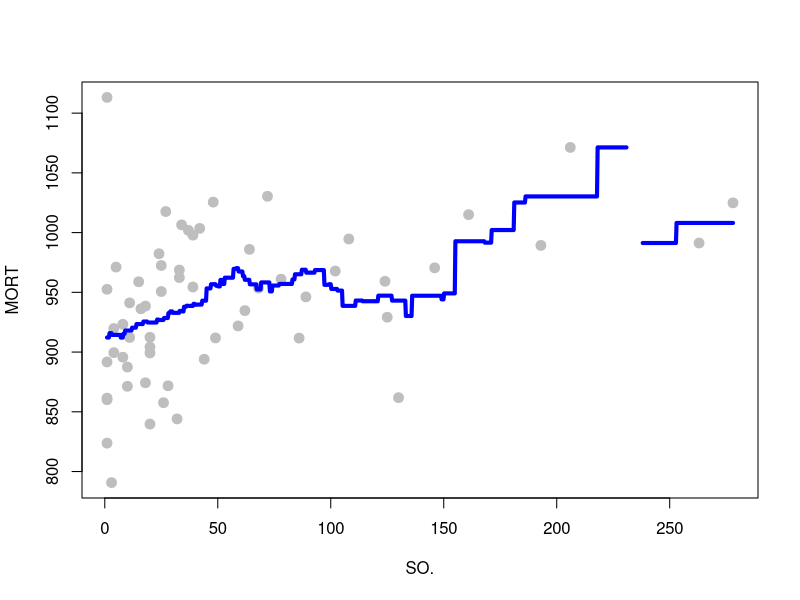
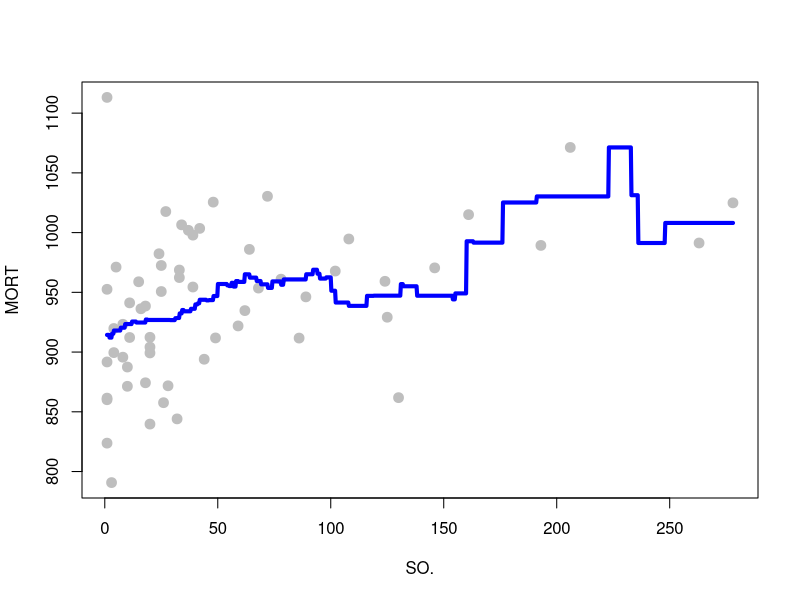
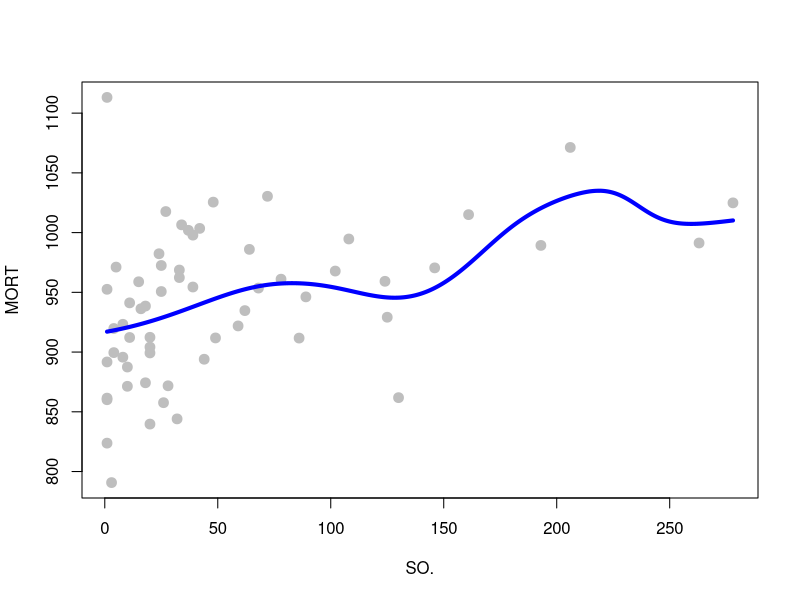
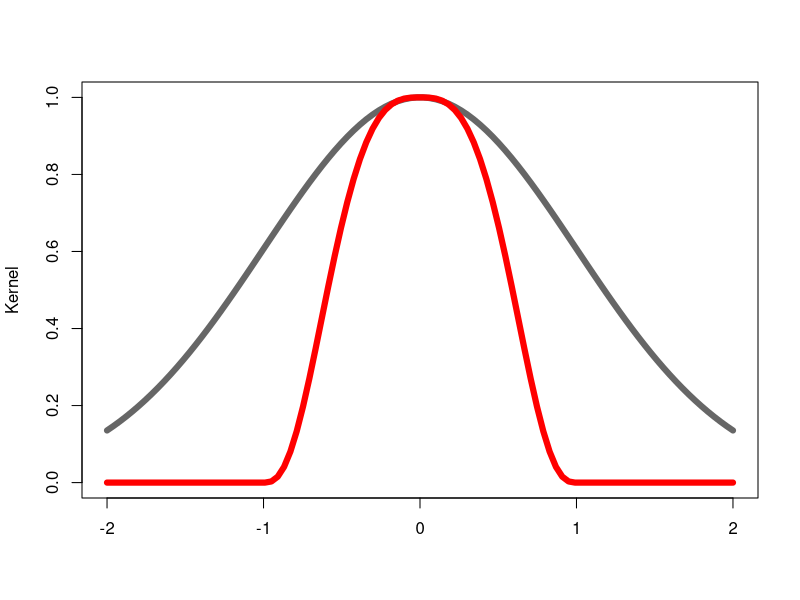
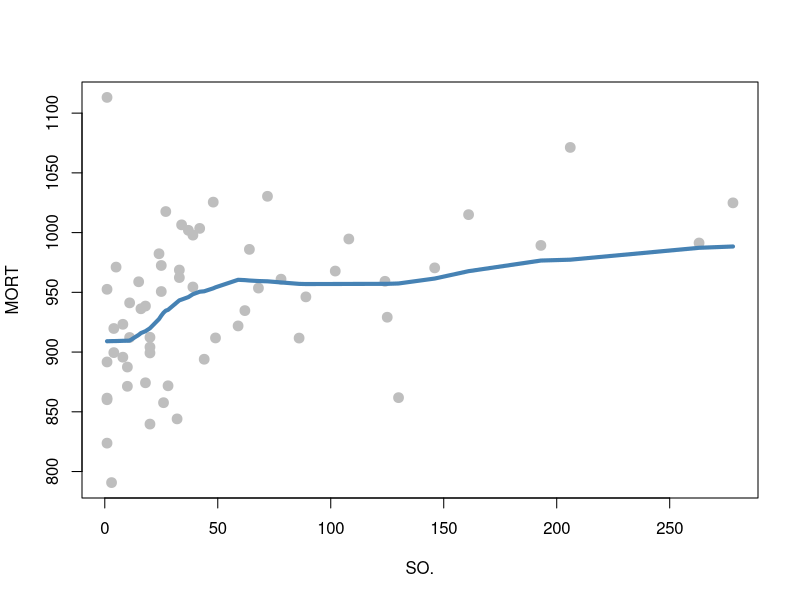

Write R code to recreate these figures, in order. (Note: this script raises an error after producing the figures.)
## ---- chunk 1
dat <- read.table("data/rutgers-lib-30861_CSV-1.csv", header = TRUE, sep = ",")
library(KernSmooth)
x <- dat$SO.
y <- dat$MORT
h <- 50
a <- ksmooth(x = x, y = y, kernel = "box", bandwidth = h, n.points = 1000)
plot(y ~ x, pch = 19, col = "gray", cex = 1.3, xlab = "SO.", ylab = "MORT")
lines(a$x, a$y, lwd = 4, col = "blue")
## ---- chunk 2
h <- 60
a <- ksmooth(x = x, y = y, kernel = "box", bandwidth = h, n.points = 1000)
plot(y ~ x, pch = 19, col = "gray", cex = 1.3, xlab = "SO.", ylab = "MORT")
lines(a$x, a$y, lwd = 4, col = "blue")
## ---- chunk 3
h <- 60
a <- ksmooth(x = x, y = y, kernel = "normal", bandwidth = h, n.points = 1000)
plot(y ~ x, pch = 19, col = "gray", cex = 1.3, xlab = "SO.", ylab = "MORT")
lines(a$x, a$y, lwd = 4, col = "blue")
## ---- chunk 4
tt <- seq(-2, 2, length = 100)
tmp <- dnorm(tt)
plot(tt, tmp / max(tmp), ylab = "Kernel", xlab = "", lwd = 6, type = "l", col = "gray40", ylim = c(0, 1))
tmp <- (1 - abs(tt)^3)^3
tmp[abs(tt) > 1] <- 0
lines(tt, tmp / max(tmp), lwd = 6, col = "red")
## ---- chunk 5
a <- loess(MORT ~ SO., data = dat, span = 0.5, degree = 0, family = "gaussian")
plot(MORT ~ SO., data = dat, pch = 19, col = "gray", cex = 1.3, xlab = "SO.", ylab = "MORT")
tmp <- order(a$x)
lines(a$x[tmp], a$fitted[tmp], lwd = 4, col = "steelblue")
## ---- chunk 6
data(ethanol, package = "SemiPar")
# local constant
span <- .4
b0 <- loess(NOx ~ E, data = ethanol, span = span, degree = 0, family = "gaussian")
plot(NOx ~ E, data = ethanol, pch = 19, col = "gray", cex = 1.3, xlab = "E", ylab = "NOx")
tmp <- order(b0$x)
lines(b0$x[tmp], b0$fitted[tmp], lwd = 4, col = "blue")
## ---- chunk 7
# local linear
span <- .4
b1 <- loess(NOx ~ E, data = ethanol, span = span, degree = 1, family = "gaussian")
plot(NOx ~ E, data = ethanol, pch = 19, col = "gray", cex = 1.3, xlab = "E", ylab = "NOx")
tmp <- order(b1$x)
lines(b1$x[tmp], b1$fitted[tmp], lwd = 4, col = "red")
lines(b0$x[tmp], b0$fitted[tmp], lwd = 4, col = "blue")
## ---- chunk 8
# local quad
span <- .4
b2 <- loess(NOx ~ E, data = ethanol, span = span, degree = 2, family = "gaussian")
plot(NOx ~ E, data = ethanol, pch = 19, col = "gray", cex = 1.3, xlab = "E", ylab = "NOx")
tmp <- order(b2$x)
lines(b1$x[tmp], b1$fitted[tmp], lwd = 4, col = "red")
lines(b2$x[tmp], b2$fitted[tmp], lwd = 4, col = "darkgreen")
## ---- chunk 9
tmp <- loess(NOx ~ E, data = ethanol, span = .05, degree = 2, family = "gaussian")
plot(NOx ~ E, data = ethanol, pch = 19, col = "gray", cex = 1.5)
# artificial grid of values to show predictions for the plot
prs <- with(ethanol, seq(min(E), max(E), length = 1000))
lines(predict(tmp, newdata = prs) ~ prs, data = ethanol, lwd = 4, col = "steelblue")
## ---- chunk 10
tmp <- loess(NOx ~ E, data = ethanol, span = .25, degree = 2, family = "gaussian")
plot(NOx ~ E, data = ethanol, pch = 19, col = "gray", cex = 1.5)
lines(predict(tmp, newdata = prs) ~ prs, data = ethanol, lwd = 4, col = "hotpink")
tmp <- loess(NOx ~ E, data = ethanol, span = .5, degree = 2, family = "gaussian")
lines(predict(tmp, newdata = prs) ~ prs, data = ethanol, lwd = 4, col = "darkgreen")
legend("topleft", legend = c("span: 0.25", "span: 0.50"), col = c("hotpink", "darkgreen"), lwd = 4)
